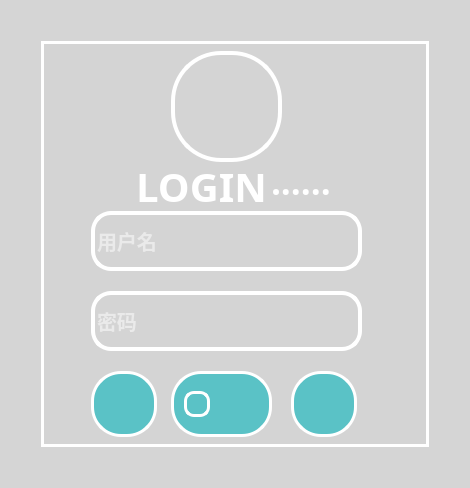
<?xml version="1.0" encoding="UTF-8"?>
<ui version="4.0">
 <class>framelessWidget</class>
 <widget class="QWidget" name="framelessWidget">
  <property name="geometry">
   <rect>
    <x>0</x>
    <y>0</y>
    <width>470</width>
    <height>488</height>
   </rect>
  </property>
  <property name="sizePolicy">
   <sizepolicy hsizetype="Fixed" vsizetype="Fixed">
    <horstretch>0</horstretch>
    <verstretch>0</verstretch>
   </sizepolicy>
  </property>
  <property name="windowTitle">
   <string>MainWindow</string>
  </property>
  <property name="styleSheet">
   <string notr="true">
 background-color: rgba(200, 200, 200, 128)
</string>
  </property>
  <layout class="QGridLayout" name="gridLayout_2">
   <item row="0" column="0">
    <layout class="QGridLayout" name="gridLayout">
     <property name="leftMargin">
      <number>0</number>
     </property>
     <property name="topMargin">
      <number>0</number>
     </property>
     <property name="rightMargin">
      <number>0</number>
     </property>
     <property name="bottomMargin">
      <number>0</number>
     </property>
     <item row="0" column="0">
      <layout class="QVBoxLayout" name="verticalLayout">
       <property name="leftMargin">
        <number>30</number>
       </property>
       <property name="topMargin">
        <number>30</number>
       </property>
       <property name="rightMargin">
        <number>30</number>
       </property>
       <property name="bottomMargin">
        <number>30</number>
       </property>
       <item>
        <widget class="QWidget" name="mainWidget" native="true">
         <property name="sizePolicy">
          <sizepolicy hsizetype="Expanding" vsizetype="Minimum">
           <horstretch>0</horstretch>
           <verstretch>0</verstretch>
          </sizepolicy>
         </property>
         <property name="styleSheet">
          <string notr="true"> background-color: rgba(200, 200, 200,28)

</string>
         </property>
         <layout class="QVBoxLayout" name="verticalLayout_3">
          <property name="leftMargin">
           <number>0</number>
          </property>
          <property name="topMargin">
           <number>0</number>
          </property>
          <property name="rightMargin">
           <number>0</number>
          </property>
          <property name="bottomMargin">
           <number>0</number>
          </property>
          <item>
           <layout class="QVBoxLayout" name="mainLayout">
            <property name="spacing">
             <number>0</number>
            </property>
            <item>
             <widget class="QWidget" name="mainDisplayWidget" native="true">
              <property name="enabled">
               <bool>true</bool>
              </property>
              <property name="mouseTracking">
               <bool>true</bool>
              </property>
              <property name="focusPolicy">
               <enum>Qt::StrongFocus</enum>
              </property>
              <property name="styleSheet">
               <string notr="true">background-color: rgba(255, 255, 255, 0);
    border: 3px solid white;</string>
              </property>
              <widget class="QPushButton" name="register_2">
               <property name="enabled">
                <bool>true</bool>
               </property>
               <property name="geometry">
                <rect>
                 <x>250</x>
                 <y>330</y>
                 <width>66</width>
                 <height>66</height>
                </rect>
               </property>
               <property name="sizePolicy">
                <sizepolicy hsizetype="Fixed" vsizetype="Fixed">
                 <horstretch>0</horstretch>
                 <verstretch>0</verstretch>
                </sizepolicy>
               </property>
               <property name="font">
                <font>
                 <family>幼圆</family>
                 <pointsize>15</pointsize>
                 <bold>true</bold>
                </font>
               </property>
               <property name="styleSheet">
                <string notr="true">QPushButton {
    border: 3px solid white;
    border-radius: 30px;
    background-color: rgb(90, 194, 198);
    min-width: 60px;
    min-height: 60px;
    font-family: &quot;幼圆&quot;;
    font-size: 15pt;
    font-weight: 700; /* 增加字体的粗细 */
    color: white;
}

QPushButton:hover {
    border: 3px solid white;
    border-radius: 30px;
    background-color: #1fab89;
    min-width: 60px;
    min-height: 60px;
    font-family: &quot;幼圆&quot;;
    font-size: 12pt;
    font-weight: 700; /* 增加字体的粗细 */
    color: white;
}
</string>
               </property>
               <property name="text">
                <string/>
               </property>
               <property name="icon">
                <iconset resource="res/resc.qrc">
                 <normaloff>:/picture/gif/Paper Plus.png</normaloff>:/picture/gif/Paper Plus.png</iconset>
               </property>
               <property name="iconSize">
                <size>
                 <width>45</width>
                 <height>45</height>
                </size>
               </property>
              </widget>
              <widget class="QPushButton" name="confirm">
               <property name="geometry">
                <rect>
                 <x>50</x>
                 <y>330</y>
                 <width>66</width>
                 <height>66</height>
                </rect>
               </property>
               <property name="sizePolicy">
                <sizepolicy hsizetype="Fixed" vsizetype="Fixed">
                 <horstretch>0</horstretch>
                 <verstretch>0</verstretch>
                </sizepolicy>
               </property>
               <property name="font">
                <font>
                 <family>幼圆</family>
                 <pointsize>15</pointsize>
                 <bold>true</bold>
                </font>
               </property>
               <property name="styleSheet">
                <string notr="true">QPushButton {
    border: 3px solid white;
    border-radius: 30px;
    background-color: rgb(90, 194, 198);
    min-width: 60px;
    min-height: 60px;
    font-family: &quot;幼圆&quot;;
    font-size: 15pt;
    font-weight: 700; /* 增加字体的粗细 */
    color: white;
}

QPushButton:hover {
    border: 3px solid white;
    border-radius: 30px;
    background-color: #1fab89;
    min-width: 60px;
    min-height: 60px;
    font-family: &quot;幼圆&quot;;
    font-size: 12pt;
    font-weight: 700; /* 增加字体的粗细 */
    color: white;
}
</string>
               </property>
               <property name="text">
                <string/>
               </property>
               <property name="icon">
                <iconset resource="res/resc.qrc">
                 <normaloff>:/picture/gif/Tick Square.png</normaloff>:/picture/gif/Tick Square.png</iconset>
               </property>
               <property name="iconSize">
                <size>
                 <width>45</width>
                 <height>45</height>
                </size>
               </property>
              </widget>
              <widget class="QLineEdit" name="username">
               <property name="geometry">
                <rect>
                 <x>50</x>
                 <y>170</y>
                 <width>271</width>
                 <height>60</height>
                </rect>
               </property>
               <property name="sizePolicy">
                <sizepolicy hsizetype="Fixed" vsizetype="Fixed">
                 <horstretch>0</horstretch>
                 <verstretch>0</verstretch>
                </sizepolicy>
               </property>
               <property name="minimumSize">
                <size>
                 <width>48</width>
                 <height>48</height>
                </size>
               </property>
               <property name="font">
                <font>
                 <family>微软雅黑</family>
                 <pointsize>15</pointsize>
                 <bold>true</bold>
                </font>
               </property>
               <property name="styleSheet">
                <string notr="true">QLineEdit {
    border: 4px solid white;
    min-width: 40px;
    min-height: 40px;
    font-size: 15pt;
    font-weight: bold;
    color: white;
    padding: 0px;
    border-radius: 20px;
}

QLineEdit:focus {
    border: 4px solid rgb(90, 194, 198);
}
</string>
               </property>
               <property name="placeholderText">
                <string>用户名</string>
               </property>
              </widget>
              <widget class="QLineEdit" name="password">
               <property name="geometry">
                <rect>
                 <x>50</x>
                 <y>250</y>
                 <width>271</width>
                 <height>60</height>
                </rect>
               </property>
               <property name="sizePolicy">
                <sizepolicy hsizetype="Fixed" vsizetype="Fixed">
                 <horstretch>0</horstretch>
                 <verstretch>0</verstretch>
                </sizepolicy>
               </property>
               <property name="font">
                <font>
                 <family>微软雅黑</family>
                 <pointsize>15</pointsize>
                 <bold>true</bold>
                </font>
               </property>
               <property name="toolTipDuration">
                <number>-1</number>
               </property>
               <property name="styleSheet">
                <string notr="true">QLineEdit {
    border: 4px solid white;
    min-width: 40px;
    min-height: 40px;
    font-size: 15pt;
    font-weight: bold;
    color: white;
    padding: 0px;
    border-radius: 20px; 
}

QLineEdit:focus {
    border: 4px solid rgb(90, 194, 198);
}
</string>
               </property>
               <property name="inputMethodHints">
                <set>Qt::ImhHiddenText|Qt::ImhNoAutoUppercase|Qt::ImhNoPredictiveText|Qt::ImhSensitiveData</set>
               </property>
               <property name="inputMask">
                <string notr="true"/>
               </property>
               <property name="echoMode">
                <enum>QLineEdit::Password</enum>
               </property>
               <property name="placeholderText">
                <string>密码</string>
               </property>
              </widget>
              <widget class="QLabel" name="label">
               <property name="geometry">
                <rect>
                 <x>130</x>
                 <y>10</y>
                 <width>111</width>
                 <height>111</height>
                </rect>
               </property>
               <property name="styleSheet">
                <string notr="true">QLabel {
    background-color: transparent;
    border: none;
	border: 4px solid white;
	 border-radius: 50%;
}
QLabel:hover {
 border: 4px solid rgb(90, 194, 198);
}</string>
               </property>
               <property name="text">
                <string/>
               </property>
              </widget>
              <widget class="QCheckBox" name="checkBox">
               <property name="geometry">
                <rect>
                 <x>130</x>
                 <y>330</y>
                 <width>101</width>
                 <height>66</height>
                </rect>
               </property>
               <property name="styleSheet">
                <string notr="true">QCheckBox {
    border: 3px solid white;
    border-radius: 30px;
    background-color: rgb(90, 194, 198);
    min-width: 40px;
    min-height: 40; /* 设置勾选框的高度为0，隐藏勾选框 */
    font-size: 15pt;
    font-weight: bold;
    color: white;
    padding: 10px;
}

/* 鼠标悬停时的QCheckBox样式 */
QCheckBox:hover {
    border: 3px solid white;
    border-radius: 30px;
    background-color: #1fab89;
    min-width: 40px;
    min-height: 40; /* 设置勾选框的高度为0，隐藏勾选框 */
    font-size: 12pt;
    font-weight: bold;
    color: white;
    padding: 10px;
}

QCheckBox::indicator {
    width: 20px;
    height: 20px;
    border: 3px solid white;
    border-radius: 10px;
    background-color: rgb(90, 194, 198);
}

QCheckBox::indicator:checked {
    background-color: #1fab89;
}</string>
               </property>
               <property name="text">
                <string/>
               </property>
               <property name="icon">
                <iconset resource="res/resc.qrc">
                 <normaloff>:/picture/gif/Unlock.png</normaloff>:/picture/gif/Unlock.png</iconset>
               </property>
               <property name="iconSize">
                <size>
                 <width>45</width>
                 <height>45</height>
                </size>
               </property>
              </widget>
              <widget class="QLabel" name="login">
               <property name="geometry">
                <rect>
                 <x>80</x>
                 <y>110</y>
                 <width>161</width>
                 <height>71</height>
                </rect>
               </property>
               <property name="font">
                <font>
                 <family>幼圆</family>
                 <pointsize>30</pointsize>
                 <bold>true</bold>
                </font>
               </property>
               <property name="styleSheet">
                <string notr="true">QLabel {
    background: transparent;
    border: none;
    min-width: 40px;
    min-height: 40px;
    font-size: 30pt;
    font-weight: bold;
    color: white;
    padding: 10px;
}

QLabel:hover {
  color: rgb(90, 194, 198);
}
</string>
               </property>
               <property name="text">
                <string>LOGIN</string>
               </property>
               <property name="alignment">
                <set>Qt::AlignCenter</set>
               </property>
              </widget>
              <widget class="QLabel" name="label_2">
               <property name="geometry">
                <rect>
                 <x>220</x>
                 <y>110</y>
                 <width>91</width>
                 <height>60</height>
                </rect>
               </property>
               <property name="font">
                <font>
                 <family>微软雅黑</family>
                 <pointsize>26</pointsize>
                 <bold>true</bold>
                </font>
               </property>
               <property name="styleSheet">
                <string notr="true">QLabel {
    background: transparent;
    border: none;
    min-width: 40px;
    min-height: 40px;
    font-size: 26pt;
    font-weight: bold;
    color: white;
    padding: 10px;
}

QLabel:hover {
  color: #1fab89;
    font-size: 12pt; /* 缩小字体 */
	
}
</string>
               </property>
               <property name="text">
                <string>......</string>
               </property>
               <property name="alignment">
                <set>Qt::AlignJustify|Qt::AlignVCenter</set>
               </property>
              </widget>
             </widget>
            </item>
           </layout>
          </item>
         </layout>
        </widget>
       </item>
      </layout>
     </item>
    </layout>
   </item>
  </layout>
 </widget>
 <resources>
  <include location="res/resc.qrc"/>
 </resources>
 <connections/>
</ui>
